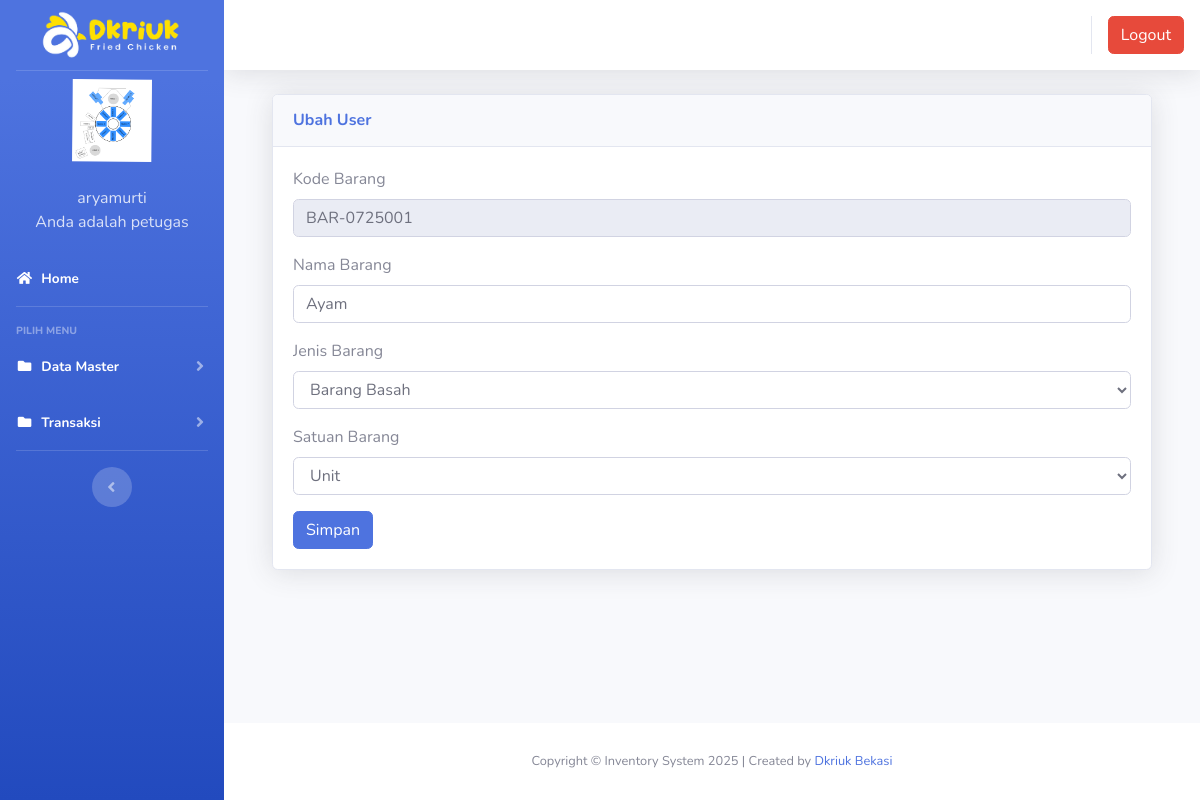
Page /index2.php?page=gudang&aksi=ubahgudang&kode_barang=BAR-0725001 (signed in) on the committed database.
### tables this page shows
CREATE TABLE IF NOT EXISTS `users` (
  `id` int(11) NOT NULL AUTO_INCREMENT,
  `nik` varchar(10) NOT NULL,
  `nama` varchar(100) NOT NULL,
  `alamat` varchar(200) NOT NULL,
  `telepon` varchar(100) NOT NULL,
  `username` varchar(100) NOT NULL,
  `password` varchar(100) NOT NULL,
  `level` varchar(25) NOT NULL DEFAULT 'member',
  `foto` varchar(255) NOT NULL,
  PRIMARY KEY (`id`)
);

CREATE TABLE IF NOT EXISTS `gudang` (
  `id` int(11) NOT NULL AUTO_INCREMENT,
  `kode_barang` varchar(100) NOT NULL,
  `nama_barang` varchar(100) NOT NULL,
  `jenis_barang` varchar(100) NOT NULL,
  `jumlah` int(100) NOT NULL DEFAULT 0,
  `satuan` varchar(10) NOT NULL,
  PRIMARY KEY (`id`)
);

### page/gudang/ubahgudang.php (the view, shortened to what this page needs)
<?php
 $kode_barang = $_GET['kode_barang'];
 $sql2 = $koneksi->query("select * from gudang where kode_barang = '$kode_barang'");
 $tampil = $sql2->fetch_assoc();
 ?>
  <div class="container-fluid">
          <div class="card shadow mb-4">
            <div class="card-header py-3">
              <h6 class="m-0 font-weight-bold text-primary">Ubah User</h6>
            </div>
            <div class="card-body">
              <div class="table-responsive">
							<div class="body">
							<form method="POST" enctype="multipart/form-data">
							<label for="">Kode Barang</label>
                            <div class="form-group">
                               <div class="form-line">
                                  <input type="text" name="kode_barang" class="form-control" id="kode_barang" value="<?php echo $tampil['kode_barang']; ?>" readonly />
							</div>
                            </div>
							<label for="">Nama Barang</label>
                            <div class="form-group">
                               <div class="form-line">
                                <input type="text" name="nama_barang" value="<?php echo $tampil['nama_barang']; ?>" class="form-control" />
							</div>
                            </div>
						<label for="">Jenis Barang</label>
                            <div class="form-group">
                               <div class="form-line">
                                <select name="jenis_barang" value="<?php echo $tampil['jenis_barang'];?>" class="form-control" />
								<?php
								$sql = $koneksi -> query("select * from jenis_barang order by id");
								while ($data=$sql->fetch_assoc()) {
									echo "<option value='$data[id].$data[jenis_barang]'>$data[jenis_barang]</option>";
								}
								?>
							</div>
                            </div>
							<label for="">Satuan Barang</label>
                            <div class="form-group">
                               <div class="form-line">
                                <select name="satuan" value="<?php echo $tampil['satuan'];?>" class="form-control" />
								<?php
								$sql = $koneksi -> query("select * from satuan order by id");
								while ($data=$sql->fetch_assoc()) {
									echo "<option value='$data[id].$data[satuan]'>$data[satuan]</option>";
								}
								?>
							</div>
                            </div>
							<input type="submit" name="simpan" value="Simpan" class="btn btn-primary">
							</form>

### index2.php (shortened to what this page needs)
<?php
	$koneksi = new mysqli("localhost","pora5278_fahmi","Au1b839@@","pora5278_inventrizki");
	?>
<!DOCTYPE html>
<html lang="en">
<head>
  <link href="vendor/fontawesome-free/css/all.min.css" rel="stylesheet" type="text/css">
  <link href="css/sb-admin-2.min.css" rel="stylesheet">
  <link href="vendor/datatables/dataTables.bootstrap4.min.css" rel="stylesheet">
</head>
<body id="page-top">
  <div id="wrapper">
    <ul class="navbar-nav bg-gradient-primary sidebar sidebar-dark accordion" id="accordionSidebar">
      <a class="sidebar-brand d-flex align-items-center justify-content-center" href="index3.php">
        <div class="sidebar-brand-text mx-2">
          <img src="img/logodkriuk.png" alt="Logo Image" width="150px"/>
        </div>
      </a>
 <?php
   if ($_SESSION['petugas']) {
	   $user = $_SESSION['petugas'];
   }
   $sql =$koneksi->query("select * from users where id='$user'");
   $data = $sql->fetch_assoc();
   ?>
    <li class="d-flex align-items-center justify-content-center">
        <a class="nav-link">
		 <img src="img/<?php echo $data['foto']?>" class="img-circle" width="80" alt="User"/></a>
	  </li>
		 <li class="nav-item ">
        <a class="nav-link">
         	<div class="d-flex align-items-center justify-content-center" class="name">  <?php echo  $data['nama'];?></div></font>
			<div class="d-flex align-items-center justify-content-center" class="email">Anda adalah <?php echo $data['level'];?></div>
		 </a>
      </li>
      <li class="nav-item active">
        <a class="nav-link" href="?page=home2">
          <i class="fas fa-fw fa-home"></i>
          <span>Home</span></a>
      </li>
      <hr class="sidebar-divider">
      <div class="sidebar-heading">
        Pilih Menu
      </div>
	   <li class="nav-item active">
        <a class="nav-link collapsed" href="#" data-toggle="collapse" data-target="#collapseData" aria-expanded="true" aria-controls="collapseData">
          <i class="fas fa-fw fa-folder"></i>
          <span>Data Master</span>
        </a>
      </li>
	    <li class="nav-item active">
        <a class="nav-link collapsed" href="#" data-toggle="collapse" data-target="#collapsePages" aria-expanded="true" aria-controls="collapsePages">
          <i class="fas fa-fw fa-folder"></i>
          <span>Transaksi</span>
        </a>
      </li>
      <hr class="sidebar-divider d-none d-md-block">
      <div class="text-center d-none d-md-inline">
        <button class="rounded-circle border-0" id="sidebarToggle"></button>
      </div>
    </ul>
    <div id="content-wrapper" class="d-flex flex-column">
      <div id="content">
        <nav class="navbar navbar-expand navbar-light bg-white topbar mb-4 static-top shadow">
          <ul class="navbar-nav ml-auto">
            <li class="nav-item dropdown no-arrow">
			 <div class="top-menu">
        <ul class="nav pull-right top-menu">
       <li><a onclick="return confirm('Apakah anda yakin akan logout?')" class="btn btn-danger" class="logout" href="logout.php">Logout</a></li>
        </ul>
      </div>
            </li>
          </ul>
        </nav>
        <div class="container-fluid">
		 <section class="content">
		      <?php
			   $page = $_GET['page'];
			   $aksi = $_GET['aksi'];
				if ($page == "gudang") {
				    if ($aksi == "ubahgudang") {
					   include "page/gudang/ubahgudang.php";
				   }
				}
			   ?>
    </section>
</div>
    </div>
      <footer class="sticky-footer bg-white" style="">
        <div class="container my-auto">
          <div class="copyright text-center my-auto">
          <span>Copyright  &copy; Inventory System 2025 | Created by <a href='https://dkriuk.com/' title='Drkiuk' target='_blank'>Dkriuk Bekasi</a>
            </span>
          </div>
        </div>
      </footer>
  </div>
  </div>
</body>
</html>

### rows in the picture
users: foto (picture), nama "aryamurti", level "petugas"
gudang: kode_barang "BAR-0725001", nama_barang "Ayam"

### other values in the picture
form field jenis_barang "Barang Basah"
form field satuan "Unit"
